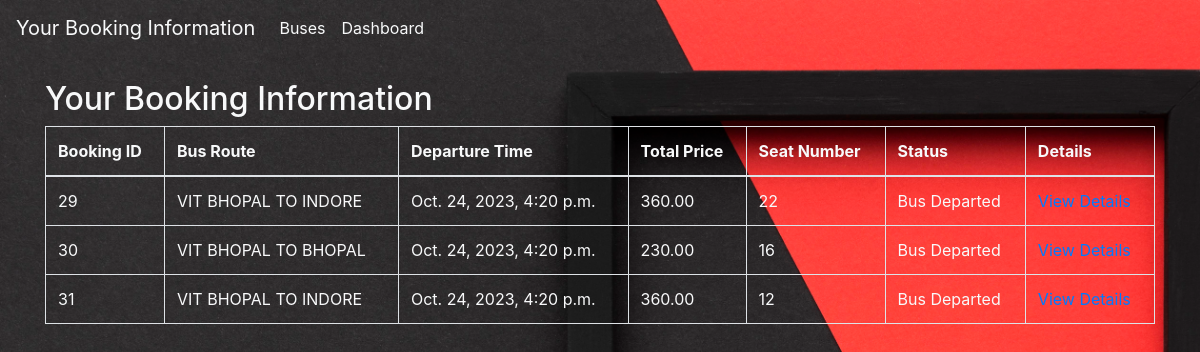
/your-booking/ (signed in), run on the app's committed database.
### busapp1/models.py (models this page shows, shortened)
class Booking(models.Model):
    user = models.ForeignKey(User, on_delete=models.CASCADE)
    bus = models.ForeignKey(Bus, on_delete=models.CASCADE)
    num_tickets = models.IntegerField( default=1)
    booking_time = models.DateTimeField()
    name = models.CharField(max_length=255, default="")
    address = models.TextField(default="")
    phone = models.CharField(max_length=15, default="")
    age = models.IntegerField(default=0)
    ticket_number = models.CharField(max_length=10,unique=True,default="")  # Add ticket_number
    seat_number = models.IntegerField(null=True, default=None)  # Add seat_number
    total_price = models.DecimalField(max_digits=8, decimal_places=2, default=0.00)  # Add ticket_price

class Bus(models.Model):
    name = models.CharField(max_length=100)
    departure_time = models.DateTimeField(default=default_departure_time)
    total_seats = models.IntegerField()
    available_seats = models.IntegerField()
    ticket_price = models.DecimalField(max_digits=8, decimal_places=2, default=0.00)  # Add ticket_price

### busapp1/views.py (the view)
# urls.py: path('your-booking/', views.YourBookingView.as_view(), name='your_booking'),
class YourBookingView(View):
    def get(self, request):
        user_bookings = Booking.objects.filter(user=request.user)
        for booking in user_bookings:
            if booking.bus.departure_time <= timezone.now():
                booking.status = "Bus Departed"
            else:
                booking.status = "Valid Booking"
        return render(request, 'your_booking.html', {'user_bookings': user_bookings})

### template/your_booking.html (shortened to what this page needs)
<!DOCTYPE html>
<html lang="en">
<head>
    <link rel="stylesheet" href="https://maxcdn.bootstrapcdn.com/bootstrap/4.5.2/css/bootstrap.min.css">
    <link rel="stylesheet" href="/static/custom.css">
</head>
<body style="background-color:lavender;">
    <nav class="navbar navbar-expand-lg  text-light">
        <a class="navbar-brand text-light" href="#">Your Booking Information</a>
        <div class="collapse navbar-collapse" id="navbarNav">
            <ul class="navbar-nav">
                <li class="nav-item">
                    <a class="nav-link text-light" href="{% url 'bus_list' %}">Buses</a>
                </li>
                <li class="nav-item">
                    <a class="nav-link text-light" href="{% url 'dashboard' %}">Dashboard</a>
                </li>
            </ul>
        </div>
    </nav>
    <div class="container mt-4 text-light">
        <h2>Your Booking Information</h2>
        <div class="row">
            <div class="col-md-12">
                <table class="table table-bordered text-light">
                    <thead>
                        <tr>
                            <th>Booking ID</th>
                            <th>Bus Route</th>
                            <th>Departure Time</th>
                            <th>Total Price</th>
                            <th>Seat Number</th>
                            <th>Status</th>
                            <th>Details</th>
                        </tr>
                    </thead>
                    <tbody>
                        {% for booking in user_bookings %}
                            <tr>
                                <td>{{ booking.id }}</td>
                                <td>{{ booking.bus.name }}</td>
                                <td>{{ booking.bus.departure_time }}</td>
                                <td>{{ booking.total_price }}</td>
                                <td>{{ booking.seat_number }}</td>
                                <td>{{ booking.status }}</td>
                                <td>
                                    <a href="{% url 'ticket_details' booking.id %}">View Details</a>
                                </td>
                            </tr>
                        {% endfor %}
                    </tbody>
                </table>
            </div>
        </div>
    </div>
</body>
</html>

### static/custom.css (style rules this page uses)
body { min-height: 100vh; background-image: url("/static/black-frame-with-copy-space-top-view.jpg"); background-size: cover; background-position: center; background-attachment: fixed; }

### template/your_booking.html (style rules this page uses)
body { min-height: 100vh; background-image: url("../static/black-frame-with-copy-space-top-view.jpg"); background-size: cover; background-position: center; background-attachment: fixed; }

### data on the page
Booking: id "29", bus.name "VIT BHOPAL TO INDORE", bus.departure_time "Oct. 24, 2023, 4:20 p.m.", total_price "360.00", seat_number "22", status "Bus Departed"
Booking: id "30", bus.name "VIT BHOPAL TO BHOPAL", bus.departure_time "Oct. 24, 2023, 4:20 p.m.", total_price "230.00", seat_number "16", status "Bus Departed"
Booking: id "31", bus.name "VIT BHOPAL TO INDORE", bus.departure_time "Oct. 24, 2023, 4:20 p.m.", total_price "360.00", seat_number "12", status "Bus Departed"
